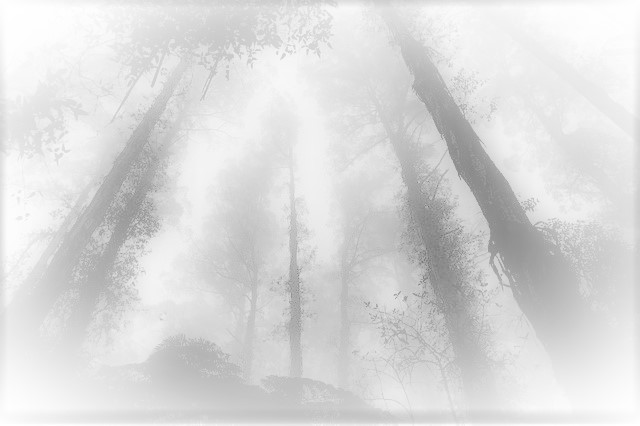
#> input picture proyecto_integrador_unidad_2/imagen_02.jpg, 640 x 426 px
$ python 00_exposicion.py
#> lines starting #> are read from the running program, lines starting #| are printed output that depends on the picture
import cv2
import numpy as np
import matplotlib.pyplot as plt

#img = cv2.imread('imagen_03.jpg', 0)
im = cv2.imread('imagen_02.jpg')
#> im is the input picture: shape (426, 640, 3); min 107, max 255, mean 217.6
img = cv2.cvtColor(im, cv2.COLOR_BGR2GRAY)

# Normalización del histograma por su tamaño
[M, N] = img.shape[0:2]
#> M = 426; N = 640

# Características del histograma: images, channels, mask, histSize, ranges, hist=..., accumulate=...)
# Arreglo de una dimención: .flatten()
# Separación en quitiles
hist = cv2.calcHist([img], [0], None, [5], [0,256]).flatten()/(M*N)
#> hist = [0, 0, 0.0235, 0.23, 0.746]

max_element = np.argmax(hist)
#> max_element = 4
if max_element == 4 and hist[4] > 0.3:
    print('Sobrexpuesta')
elif max_element == 0 and hist[0] > 0.3:
    print('Subexpuesta')
else:
    print('Buena exposicion')

cv2.imshow('Imagen', img)

# Mostrar el histograma
fig = plt.figure()
plt.bar(range(len(hist)), hist)
plt.show()
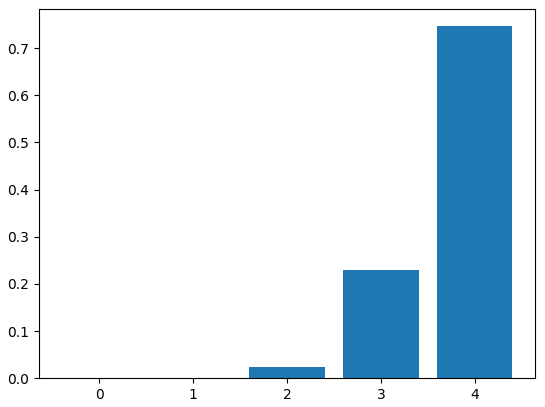
#> figure drawn by matplotlib, 1 panel; tallest bar 0.746 high, from x = 3.6 to 4.4

cv2.waitKey()

$ run again, with proyecto_integrador_unidad_2/imagen_03.jpg copied over proyecto_integrador_unidad_2/imagen_02.jpg
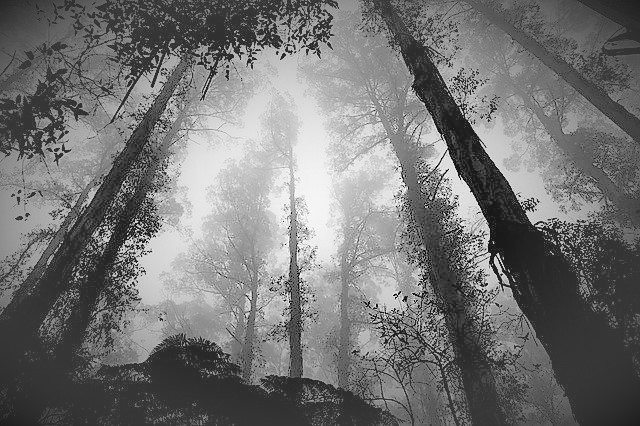
#> input picture proyecto_integrador_unidad_2/imagen_03.jpg, 640 x 426 px
#> im is the input picture: shape (426, 640, 3); min 0, max 255, mean 115.4
#> hist = [0.177, 0.287, 0.238, 0.203, 0.0947]
#> max_element = 1
#> `plt.show()`:
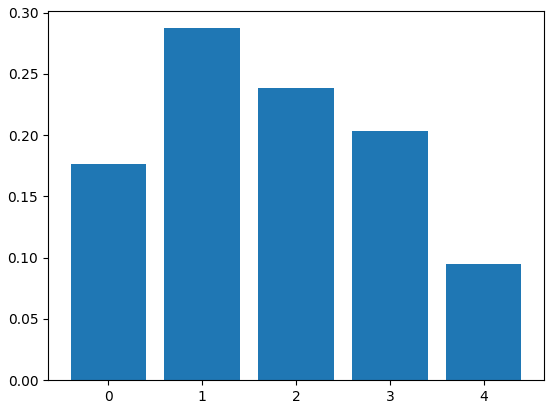
#> figure drawn by matplotlib, 1 panel; tallest bar 0.287 high, from x = 0.6 to 1.4

$ run again, with proyecto_integrador_unidad_2/imagen_01.jpg copied over proyecto_integrador_unidad_2/imagen_02.jpg
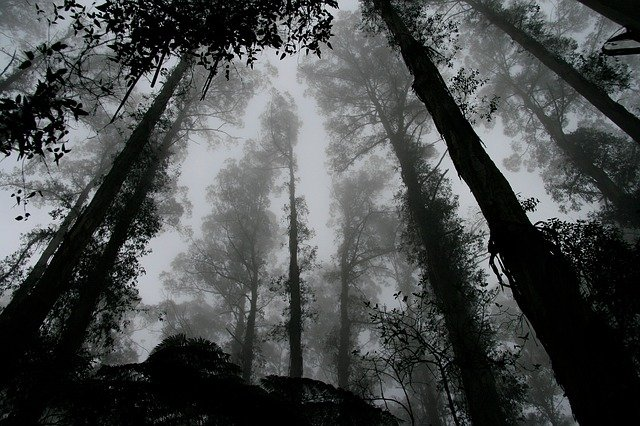
#> input picture proyecto_integrador_unidad_2/imagen_01.jpg, 640 x 426 px
#> im is the input picture: shape (426, 640, 3); mean B, G, R 74.3, 74.3, 71.5
#> hist = [0.444, 0.209, 0.2, 0.143, 0.00296]
#> max_element = 0
#> `plt.show()`:
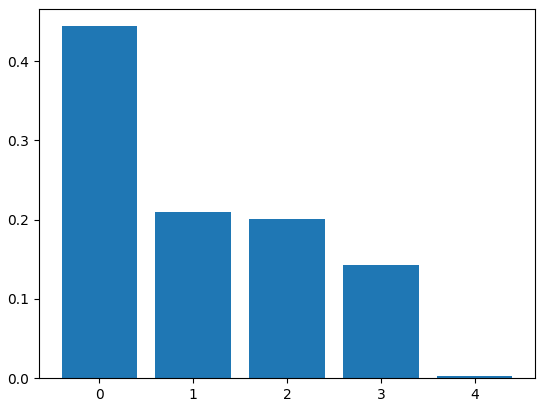
#> figure drawn by matplotlib, 1 panel; tallest bar 0.444 high, from x = -0.4 to 0.4
